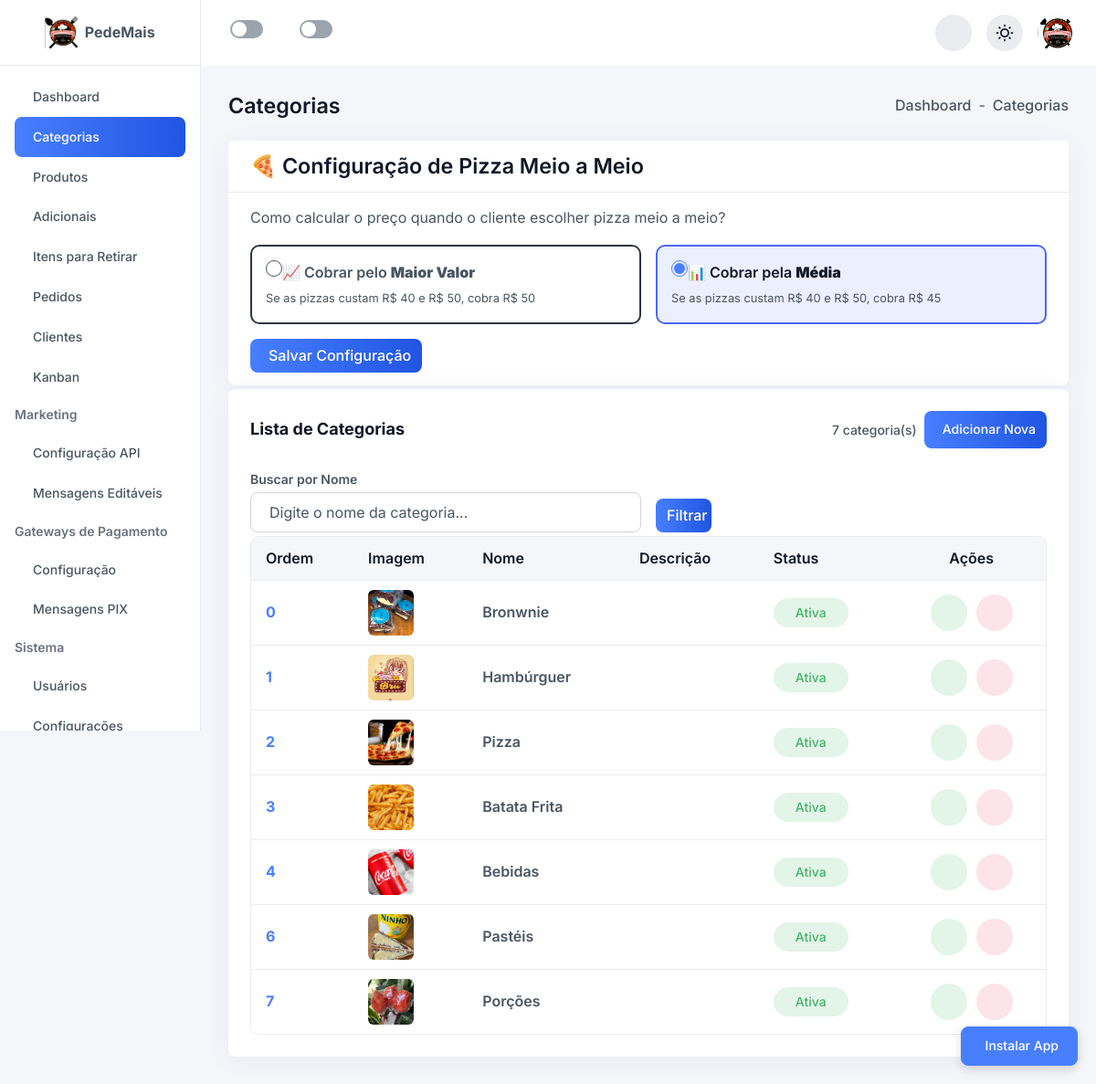
The page /admin/categorias.php (signed in) on the database as committed earlier.
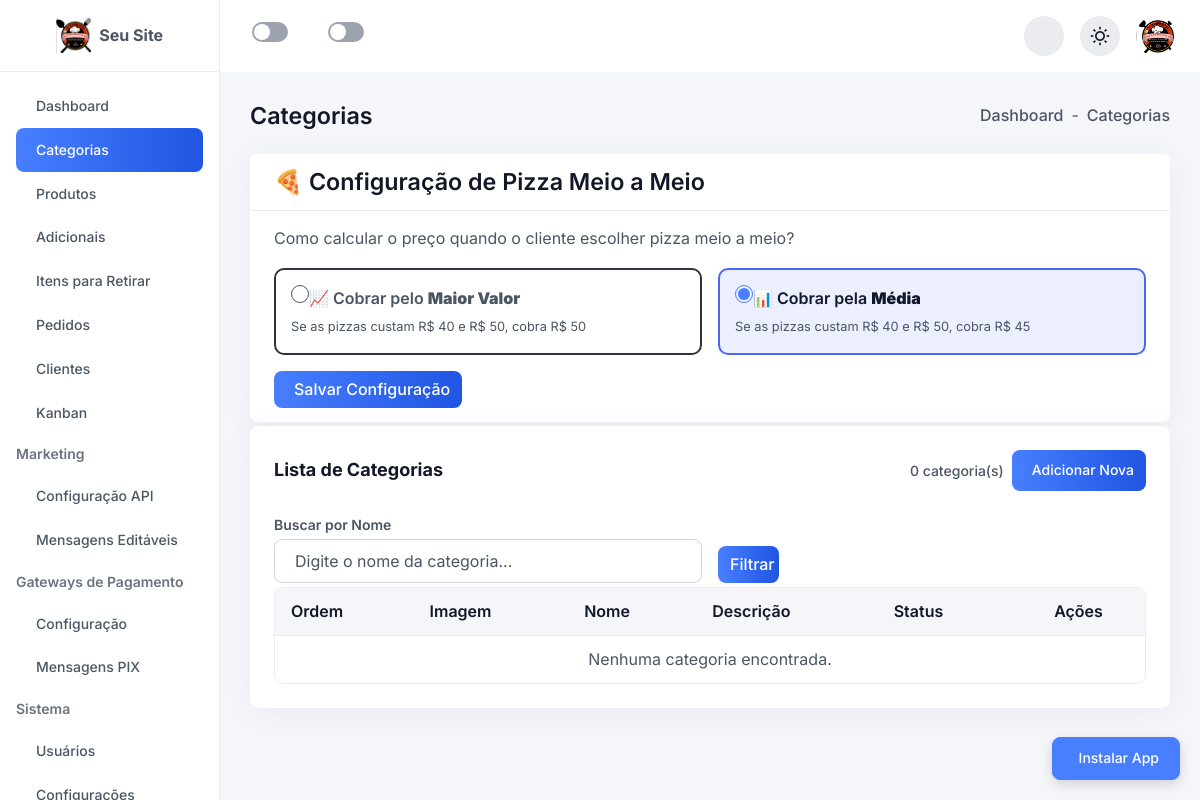
The same page on the database as committed later.
### tables this page shows
CREATE TABLE `configuracoes` (
  `id` int(11) NOT NULL,
  `site_titulo` varchar(255) DEFAULT 'Cardápio Digital',
  `site_descricao` text DEFAULT NULL,
  `site_logo` varchar(255) DEFAULT NULL,
  `site_favicon` varchar(255) DEFAULT NULL,
  `site_capa` varchar(255) DEFAULT NULL,
  `endereco_cep` varchar(10) DEFAULT NULL,
  `endereco_rua` varchar(255) DEFAULT NULL,
  `endereco_numero` varchar(20) DEFAULT NULL,
  `endereco_complemento` varchar(255) DEFAULT NULL,
  `endereco_bairro` varchar(255) DEFAULT NULL,
  `endereco_cidade` varchar(255) DEFAULT NULL,
  `endereco_estado` varchar(2) DEFAULT NULL,
  `contato_whatsapp` varchar(20) DEFAULT NULL,
  `contato_email` varchar(255) DEFAULT NULL,
  `social_facebook` varchar(255) DEFAULT NULL,
  `social_instagram` varchar(255) DEFAULT NULL,
  `atualizado_em` timestamp NOT NULL DEFAULT current_timestamp() ON UPDATE current_timestamp(),
  `whatsapp_chave_pix` varchar(255) DEFAULT NULL COMMENT 'Chave PIX para pagamentos',
  `whatsapp_tempo_preparo_padrao` int(11) DEFAULT 30 COMMENT 'Tempo de preparo padrão em minutos',
  `whatsapp_tempo_entrega_padrao` int(11) DEFAULT 40 COMMENT 'Tempo de entrega padrão em minutos',
  `whatsapp_mensagem_pronto_retirada` text DEFAULT NULL COMMENT 'Mensagem quando pedido está pronto para retirada',
  `whatsapp_mensagem_pronto_delivery` text DEFAULT NULL COMMENT 'Mensagem quando pedido está pronto para delivery',
  `recaptcha_v2_site_key` varchar(255) DEFAULT NULL COMMENT 'Site Key do reCAPTCHA v2',
  `recaptcha_v2_secret_key` varchar(255) DEFAULT NULL COMMENT 'Secret Key do reCAPTCHA v2',
  `recaptcha_v3_site_key` varchar(255) DEFAULT NULL COMMENT 'Site Key do reCAPTCHA v3',
  `recaptcha_v3_secret_key` varchar(255) DEFAULT NULL COMMENT 'Secret Key do reCAPTCHA v3',
  `recaptcha_version` varchar(10) DEFAULT 'v2' COMMENT 'Versão do reCAPTCHA (v2 ou v3)',
  `recaptcha_ativo` tinyint(1) DEFAULT 0 COMMENT 'Ativar reCAPTCHA (1=sim, 0=não)',
  `recaptcha_paginas` text DEFAULT NULL COMMENT 'JSON com lista de páginas onde usar reCAPTCHA',
  `push_vapid_public_key` varchar(255) DEFAULT NULL COMMENT 'VAPID Public Key para Push Notifications',
  `push_vapid_private_key` text DEFAULT NULL COMMENT 'VAPID Private Key para Push Notifications',
  `push_notifications_ativo` tinyint(1) DEFAULT 1 COMMENT 'Ativar Push Notifications (1=sim, 0=não)',
  `nome_site` varchar(255) DEFAULT NULL,
  `descricao_site` text DEFAULT NULL,
  `logo` varchar(255) DEFAULT NULL,
  `favicon` varchar(255) DEFAULT NULL,
  `capa` varchar(255) DEFAULT NULL,
  `cep` varchar(20) DEFAULT NULL,
  `rua` varchar(255) DEFAULT NULL,
  `numero` varchar(50) DEFAULT NULL,
  `complemento` varchar(255) DEFAULT NULL,
  `bairro` varchar(100) DEFAULT NULL,
  `cidade` varchar(100) DEFAULT NULL,
  `estado` varchar(2) DEFAULT NULL,
  `whatsapp` varchar(20) DEFAULT NULL,
  `email_contato` varchar(255) DEFAULT NULL,
  `facebook` varchar(255) DEFAULT NULL,
  `instagram` varchar(255) DEFAULT NULL,
  `tema` varchar(50) DEFAULT 'roxo',
  `cor_principal` varchar(20) DEFAULT NULL,
  `cor_secundaria` varchar(20) DEFAULT NULL,
  `tema_layout` varchar(50) DEFAULT 'default',
  `impressao_automatica` tinyint(1) DEFAULT 0
);

CREATE TABLE `configuracao_pizzas` (
  `id` int(11) NOT NULL,
  `tipo_cobranca` enum('maior_valor','media') DEFAULT 'maior_valor'
);

CREATE TABLE `categorias` (
  `id` int(11) NOT NULL,
  `nome` varchar(100) NOT NULL,
  `descricao` text DEFAULT NULL,
  `ordem` int(11) NOT NULL DEFAULT 0,
  `imagem` varchar(255) DEFAULT NULL,
  `ativo` tinyint(1) NOT NULL DEFAULT 1,
  `permite_meio_a_meio` tinyint(1) DEFAULT 0
);

### admin/categorias.php (the view, shortened to what the rows shown need)
<?php
require_once 'includes/header.php';
try {
    $pdo->exec("CREATE TABLE IF NOT EXISTS configuracao_pizzas (
        id INT AUTO_INCREMENT PRIMARY KEY,
        tipo_cobranca ENUM('maior_valor', 'media') DEFAULT 'maior_valor'
    )");
} catch (Exception $e) {
}
$config_pizza_stmt = $pdo->query("SELECT * FROM configuracao_pizzas LIMIT 1");
$config_pizza = $config_pizza_stmt->fetch(PDO::FETCH_ASSOC);
$where = "";
$params = [];
$sql = "SELECT * FROM categorias $where ORDER BY ordem ASC";
$stmt = $pdo->prepare($sql);
$stmt->execute($params);
$categorias = $stmt->fetchAll(PDO::FETCH_ASSOC);
?>
<div class="dashboard-main-body">
    <div class="card h-100 p-0 radius-12 mb-4">
        <div class="card-body">
            <form method="POST" action="categorias.php">
                <div class="row g-3">
                    <div class="col-md-6">
                        <div class="form-check" style="padding: 15px; background: <?php echo ($config_pizza['tipo_cobranca'] ?? 'maior_valor') === 'maior_valor' ? 'rgba(74, 102, 249, 0.1)' : 'transparent'; ?>; border-radius: 10px; border: 2px solid <?php echo ($config_pizza['tipo_cobranca'] ?? 'maior_valor') === 'maior_valor' ? '#4a66f9' : '#2d3446'; ?>;">
                            <input class="form-check-input" type="radio" name="tipo_cobranca" id="maior_valor" value="maior_valor"
                                   <?php echo ($config_pizza['tipo_cobranca'] ?? 'maior_valor') === 'maior_valor' ? 'checked' : ''; ?>>
                            <label class="form-check-label fw-semibold" for="maior_valor">
                                📈 Cobrar pelo <strong>Maior Valor</strong>
                            </label>
                            <small class="d-block text-secondary-light mt-1">Se as pizzas custam R$ 40 e R$ 50, cobra R$ 50</small>
                        </div>
                    </div>
                    <div class="col-md-6">
                        <div class="form-check" style="padding: 15px; background: <?php echo ($config_pizza['tipo_cobranca'] ?? 'maior_valor') === 'media' ? 'rgba(74, 102, 249, 0.1)' : 'transparent'; ?>; border-radius: 10px; border: 2px solid <?php echo ($config_pizza['tipo_cobranca'] ?? 'maior_valor') === 'media' ? '#4a66f9' : '#2d3446'; ?>;">
                            <input class="form-check-input" type="radio" name="tipo_cobranca" id="media" value="media"
                                   <?php echo ($config_pizza['tipo_cobranca'] ?? 'maior_valor') === 'media' ? 'checked' : ''; ?>>
                            <label class="form-check-label fw-semibold" for="media">
                                📊 Cobrar pela <strong>Média</strong>
                            </label>
                            <small class="d-block text-secondary-light mt-1">Se as pizzas custam R$ 40 e R$ 50, cobra R$ 45</small>
                        </div>
                    </div>
                </div>
            </form>
        </div>
    </div>
    <div class="card h-100 p-0 radius-12">
        <div class="card-body p-24">
            <div class="table-responsive scroll-sm">
                <table class="table bordered-table sm-table mb-0">
                    <thead>
                        <tr>
                            <th scope="col">Ordem</th>
                            <th scope="col">Imagem</th>
                            <th scope="col">Nome</th>
                            <th scope="col">Descrição</th>
                            <th scope="col">Status</th>
                            <th scope="col" class="text-center">Ações</th>
                        </tr>
                    </thead>
                    <tbody>
                        <?php if (empty($categorias)): ?>
                            <tr>
                                <td colspan="6" class="text-center py-4">Nenhuma categoria encontrada.</td>
                            </tr>
                        <?php else: ?>
                            <?php foreach ($categorias as $cat): ?>
                            <tr>
                                <td class="fw-bold text-primary-600"><?php echo $cat['ordem']; ?></td>
                                <td>
                                    <?php
                                    $img_url = $cat['imagem'] ? str_replace('admin/', '', $cat['imagem']) : 'assets/images/sem-foto.jpg';
                                    ?>
                                    <img src="<?php echo htmlspecialchars($img_url); ?>" alt="<?php echo htmlspecialchars($cat['nome']); ?>"
                                         style="width: 50px; height: 50px; object-fit: cover; border-radius: 6px;"
                                         onerror="this.src='assets/images/sem-foto.jpg'; this.onerror=null;">
                                </td>
                                <td class="fw-semibold"><?php echo htmlspecialchars($cat['nome']); ?></td>
                                <td>
                                </td>
                                <td>
                                    <?php if ($cat['ativo']): ?>
                                        <span class="bg-success-focus text-success-main px-24 py-4 rounded-pill fw-medium text-sm">Ativa</span>
                                    <?php else: ?>
                                        <span class="bg-danger-focus text-danger-main px-24 py-4 rounded-pill fw-medium text-sm">Inativa</span>
                                    <?php endif; ?>
                                </td>
                                <td class="text-center">
                                    <div class="d-flex align-items-center gap-10 justify-content-center">
                                        <a href="categorias_edit.php?id=<?php echo $cat['id']; ?>"
                                           class="bg-success-focus text-success-600 bg-hover-success-200 fw-medium w-40-px h-40-px d-flex justify-content-center align-items-center rounded-circle"
                                           title="Editar">
                                        </a>
                                        <a href="categorias.php?action=delete&id=<?php echo $cat['id']; ?>"
                                           class="bg-danger-focus text-danger-600 bg-hover-danger-200 fw-medium w-40-px h-40-px d-flex justify-content-center align-items-center rounded-circle"
                                           onclick="return confirm('Tem certeza que deseja excluir esta categoria?');"
                                           title="Excluir">
                                        </a>
                                    </div>
                                </td>
                            </tr>
                            <?php endforeach; ?>
                        <?php endif; ?>
                    </tbody>
                </table>
            </div>
        </div>
    </div>
</div>
<?php require_once 'includes/footer.php'; ?>

### admin/includes/header.php (shortened to what the rows shown need)
<?php
require_once __DIR__ . '/../../includes/functions.php';
$site_config = [];
try {
    $stmt = $pdo->query("SELECT * FROM configuracoes WHERE id = 1");
    $site_config = $stmt->fetch(PDO::FETCH_ASSOC) ?: [];
} catch (PDOException $e) {
}
$nome_site = $site_config['nome_site'] ?? 'PedeMais';
?>
<!DOCTYPE html>
<html lang="pt-BR" data-theme="light">
<head>
    <link rel="stylesheet" href="<?php echo SITE_URL; ?>/admin/assets/css/remixicon.css">
    <link rel="stylesheet" href="<?php echo SITE_URL; ?>/admin/assets/css/lib/bootstrap.min.css">
    <link rel="stylesheet" href="<?php echo SITE_URL; ?>/admin/assets/css/lib/dataTables.min.css">
    <link rel="stylesheet" href="<?php echo SITE_URL; ?>/admin/assets/css/style.css">
    <link rel="stylesheet" href="<?php echo SITE_URL; ?>/admin/assets/css/admin-custom.css">
    <link rel="stylesheet" href="<?php echo SITE_URL; ?>/admin/assets/css/mobile-fixes.css">
    <link rel="stylesheet" href="<?php echo SITE_URL; ?>/admin/assets/css/sino-vermelho.css">
    <link rel="stylesheet" href="<?php echo SITE_URL; ?>/admin/assets/css/realtime-updates.css">
    <link rel="stylesheet" href="https://cdnjs.cloudflare.com/ajax/libs/font-awesome/6.4.0/css/all.min.css">
</head>
<body data-nivel="admin">
<aside class="sidebar">
    <div>
        <a href="index.php" class="sidebar-logo d-flex align-items-center justify-content-center gap-2 p-3">
            <img src="<?php echo SITE_URL; ?>/uploads/config/logo.png" alt="<?php echo htmlspecialchars($nome_site); ?>" style="max-height: 35px; display: block;">
            <span class="fw-bold text-md"><?php echo htmlspecialchars($nome_site); ?></span>
        </a>
    </div>
</aside>
<main class="dashboard-main">
    <div class="dashboard-main-body">

Rows that differ between the two databases and show on the page:
removed categorias: ordem "0", imagem (picture), nome "Bronwnie", ativo "Ativa"
removed categorias: ordem "1", imagem (picture), nome "Hambúrguer", ativo "Ativa"
removed categorias: ordem "2", imagem (picture), nome "Pizza", ativo "Ativa"
removed categorias: ordem "3", imagem (picture), nome "Batata Frita", ativo "Ativa"
removed categorias: ordem "4", imagem (picture), nome "Bebidas", ativo "Ativa"
removed categorias: ordem "6", imagem (picture), nome "Pastéis", ativo "Ativa"
removed categorias: ordem "7", imagem (picture), nome "Porções", ativo "Ativa"
changed configuracoes: nome_site "PedeMais" → "Seu Site"
Other text that changed with them:
$total_categorias: "7" → "0"
text now shown: "Nenhuma categoria encontrada."
list line gone: "Configurações"
